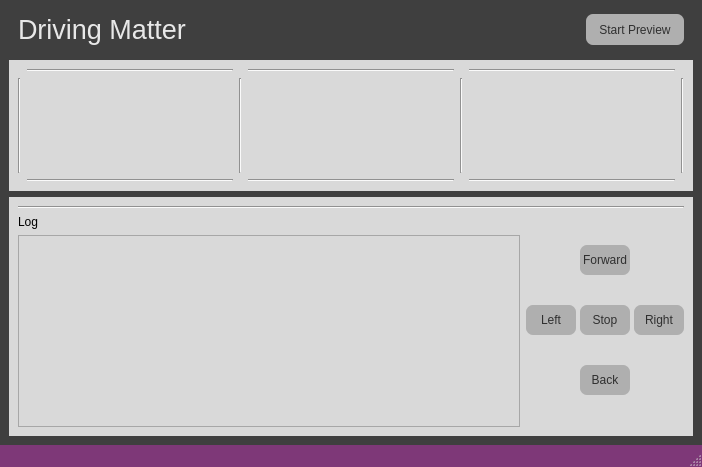
<?xml version="1.0" encoding="UTF-8"?>
<ui version="4.0">
 <class>MainWindow</class>
 <widget class="QMainWindow" name="MainWindow">
  <property name="geometry">
   <rect>
    <x>0</x>
    <y>0</y>
    <width>702</width>
    <height>467</height>
   </rect>
  </property>
  <property name="windowTitle">
   <string>MainWindow</string>
  </property>
  <property name="styleSheet">
   <string notr="true">QMainWindow{
	background-color: rgb(63, 63, 63);
	color: rgb(63, 63, 63);

}


QTableWidget{
background-color:#3d3d3d;
color:#fff;
  selection-background-color: #da532c;
border:solid;
border-width:3px;
border-color:#da532c;
}
QHeaderView::section{
background-color:qlineargradient(spread:pad, x1:0, y1:0, x2:1, y2:0, stop:0 rgba(20, 158, 217, 255), stop:1 rgba(36, 158, 217, 255));
border:none;
border-top-style:solid;
border-width:1px;
border-top-color:qlineargradient(spread:pad, x1:0, y1:0, x2:1, y2:0, stop:0 rgba(20, 158, 217, 255), stop:1 rgba(36, 158, 217, 255));
color:#fff;

}
QHeaderView{
background-color:qlineargradient(spread:pad, x1:0, y1:0, x2:1, y2:0, stop:0 rgba(20, 158, 217, 255), stop:1 rgba(36, 158, 217, 255));

border:none;
border-top-style:solid;
border-width:1px;
border-top-color:#149ED9;
color:#fff;
	font: 75 12pt &quot;Calibri&quot;;
}

QTableCornerButton::section{
border:none;
background-color:#149ED9;
}

QListWidget{
background-color:#3d3d3d;
color:#fff;
}

QMenu{
background-color:#3d3d3d;
}
QStatusBar{
background-color:#7e3878;
color:#fff;
}

QPushButton{
border-style:solid;

background-color:#3d3d3d;
color:#fff;
border-radius:7px;
}
QPushButton:hover{
color:#ccc;
	background-color: qlineargradient(spread:pad, x1:0.517, y1:0, x2:0.517, y2:1, stop:0 rgba(45, 45, 45, 255), stop:0.505682 rgba(45, 45, 45, 255), stop:1 rgba(29, 29, 29, 255));
	border-color:#2d89ef;
border-width:2px;
}

QPushButton:pressed{
background-color: qlineargradient(spread:pad, x1:0.517, y1:0, x2:0.517, y2:1, stop:0 rgba(29, 29, 29, 255), stop:0.505682 rgba(45, 45, 45, 255), stop:1 rgba(29, 29, 29, 255));
}


QTabWidget::tab{
background-color:#3d3d3d;
}

QLineEdit{
border-radius:0;
}

QProgressBar{
border-radius:0;
text-align:center;
color:#fff;
background-color:transparent;
border: 2px solid #e3a21a;
border-radius:7px;
	font: 75 12pt &quot;Open Sans&quot;;

}

QProgressBar::chunk{
background-color:#2d89ef;
width:20px;
}</string>
  </property>
  <widget class="QWidget" name="centralwidget">
   <layout class="QGridLayout" name="gridLayout">
    <item row="0" column="0">
     <widget class="QWidget" name="widget_3" native="true">
      <property name="sizePolicy">
       <sizepolicy hsizetype="Expanding" vsizetype="Fixed">
        <horstretch>0</horstretch>
        <verstretch>0</verstretch>
       </sizepolicy>
      </property>
      <property name="styleSheet">
       <string notr="true">background-color: rgb(63, 63, 63);
</string>
      </property>
      <layout class="QGridLayout" name="gridLayout_2">
       <property name="topMargin">
        <number>5</number>
       </property>
       <item row="0" column="2">
        <widget class="QPushButton" name="startButton">
         <property name="sizePolicy">
          <sizepolicy hsizetype="Fixed" vsizetype="Preferred">
           <horstretch>0</horstretch>
           <verstretch>0</verstretch>
          </sizepolicy>
         </property>
         <property name="focusPolicy">
          <enum>Qt::StrongFocus</enum>
         </property>
         <property name="styleSheet">
          <string notr="true">background-color: rgb(175, 175, 175);
selection-background-color: rgb(223, 223, 223);
color: rgb(47, 47, 47);
selection-background-color: rgb(199, 199, 199);</string>
         </property>
         <property name="text">
          <string>    Start Preview    </string>
         </property>
        </widget>
       </item>
       <item row="0" column="1">
        <spacer name="horizontalSpacer_3">
         <property name="orientation">
          <enum>Qt::Horizontal</enum>
         </property>
         <property name="sizeHint" stdset="0">
          <size>
           <width>374</width>
           <height>20</height>
          </size>
         </property>
        </spacer>
       </item>
       <item row="0" column="0">
        <widget class="QLabel" name="label">
         <property name="font">
          <font>
           <family>MS Shell Dlg 2</family>
           <pointsize>20</pointsize>
           <weight>50</weight>
           <italic>false</italic>
           <bold>false</bold>
          </font>
         </property>
         <property name="styleSheet">
          <string notr="true">color: rgb(232, 232, 232);
font: 20pt &quot;MS Shell Dlg 2&quot;;</string>
         </property>
         <property name="text">
          <string>Driving Matter</string>
         </property>
        </widget>
       </item>
      </layout>
     </widget>
    </item>
    <item row="1" column="0">
     <widget class="QWidget" name="widget_2" native="true">
      <property name="sizePolicy">
       <sizepolicy hsizetype="Expanding" vsizetype="Expanding">
        <horstretch>0</horstretch>
        <verstretch>0</verstretch>
       </sizepolicy>
      </property>
      <property name="styleSheet">
       <string notr="true">background-color: rgb(217, 217, 217);
color: rgb(217, 217, 217) !important;</string>
      </property>
      <layout class="QGridLayout" name="gridLayout_3">
       <item row="1" column="3" alignment="Qt::AlignHCenter|Qt::AlignVCenter">
        <widget class="QLabel" name="img_center">
         <property name="text">
          <string>TextLabel</string>
         </property>
        </widget>
       </item>
       <item row="1" column="5" alignment="Qt::AlignHCenter|Qt::AlignVCenter">
        <widget class="QLabel" name="img_right">
         <property name="text">
          <string>TextLabel</string>
         </property>
        </widget>
       </item>
       <item row="1" column="1" alignment="Qt::AlignHCenter|Qt::AlignVCenter">
        <widget class="QLabel" name="img_left">
         <property name="text">
          <string>TextLabel</string>
         </property>
        </widget>
       </item>
       <item row="0" column="3">
        <widget class="Line" name="line_6">
         <property name="orientation">
          <enum>Qt::Horizontal</enum>
         </property>
        </widget>
       </item>
       <item row="2" column="3">
        <widget class="Line" name="line_2">
         <property name="orientation">
          <enum>Qt::Horizontal</enum>
         </property>
        </widget>
       </item>
       <item row="2" column="5">
        <widget class="Line" name="line_4">
         <property name="orientation">
          <enum>Qt::Horizontal</enum>
         </property>
        </widget>
       </item>
       <item row="1" column="6">
        <widget class="Line" name="line_9">
         <property name="orientation">
          <enum>Qt::Vertical</enum>
         </property>
        </widget>
       </item>
       <item row="0" column="1">
        <widget class="Line" name="line_5">
         <property name="orientation">
          <enum>Qt::Horizontal</enum>
         </property>
        </widget>
       </item>
       <item row="0" column="5">
        <widget class="Line" name="line_7">
         <property name="orientation">
          <enum>Qt::Horizontal</enum>
         </property>
        </widget>
       </item>
       <item row="1" column="0">
        <widget class="Line" name="line_8">
         <property name="orientation">
          <enum>Qt::Vertical</enum>
         </property>
        </widget>
       </item>
       <item row="1" column="2">
        <widget class="Line" name="line_10">
         <property name="orientation">
          <enum>Qt::Vertical</enum>
         </property>
        </widget>
       </item>
       <item row="2" column="1">
        <widget class="Line" name="line_3">
         <property name="orientation">
          <enum>Qt::Horizontal</enum>
         </property>
        </widget>
       </item>
       <item row="1" column="4">
        <widget class="Line" name="line_11">
         <property name="orientation">
          <enum>Qt::Vertical</enum>
         </property>
        </widget>
       </item>
      </layout>
     </widget>
    </item>
    <item row="2" column="0">
     <widget class="QWidget" name="widget" native="true">
      <property name="sizePolicy">
       <sizepolicy hsizetype="Expanding" vsizetype="Expanding">
        <horstretch>0</horstretch>
        <verstretch>0</verstretch>
       </sizepolicy>
      </property>
      <property name="styleSheet">
       <string notr="true">background-color: rgb(217, 217, 217) !important;</string>
      </property>
      <layout class="QGridLayout" name="gridLayout_4">
       <item row="1" column="1">
        <layout class="QGridLayout" name="gridLayout_6">
         <property name="horizontalSpacing">
          <number>4</number>
         </property>
         <property name="verticalSpacing">
          <number>0</number>
         </property>
         <item row="2" column="1">
          <widget class="QPushButton" name="backBtn">
           <property name="sizePolicy">
            <sizepolicy hsizetype="Expanding" vsizetype="Expanding">
             <horstretch>0</horstretch>
             <verstretch>0</verstretch>
            </sizepolicy>
           </property>
           <property name="maximumSize">
            <size>
             <width>50</width>
             <height>30</height>
            </size>
           </property>
           <property name="font">
            <font>
             <pointsize>9</pointsize>
            </font>
           </property>
           <property name="styleSheet">
            <string notr="true">background-color: rgb(175, 175, 175);
color: rgb(47, 47, 47);
selection-background-color: rgb(199, 199, 199);</string>
           </property>
           <property name="text">
            <string>Back</string>
           </property>
          </widget>
         </item>
         <item row="0" column="1">
          <widget class="QPushButton" name="forwardBtn">
           <property name="sizePolicy">
            <sizepolicy hsizetype="Expanding" vsizetype="Expanding">
             <horstretch>0</horstretch>
             <verstretch>0</verstretch>
            </sizepolicy>
           </property>
           <property name="maximumSize">
            <size>
             <width>50</width>
             <height>30</height>
            </size>
           </property>
           <property name="font">
            <font>
             <pointsize>9</pointsize>
            </font>
           </property>
           <property name="focusPolicy">
            <enum>Qt::StrongFocus</enum>
           </property>
           <property name="styleSheet">
            <string notr="true">background-color: rgb(175, 175, 175);
color: rgb(47, 47, 47);
selection-background-color: rgb(199, 199, 199);</string>
           </property>
           <property name="text">
            <string>Forward</string>
           </property>
           <property name="autoDefault">
            <bool>false</bool>
           </property>
          </widget>
         </item>
         <item row="1" column="1">
          <widget class="QPushButton" name="stopBtn">
           <property name="sizePolicy">
            <sizepolicy hsizetype="Expanding" vsizetype="Fixed">
             <horstretch>6</horstretch>
             <verstretch>5</verstretch>
            </sizepolicy>
           </property>
           <property name="maximumSize">
            <size>
             <width>50</width>
             <height>30</height>
            </size>
           </property>
           <property name="font">
            <font>
             <pointsize>9</pointsize>
            </font>
           </property>
           <property name="styleSheet">
            <string notr="true">background-color: rgb(175, 175, 175);
color: rgb(47, 47, 47);
selection-background-color: rgb(199, 199, 199);</string>
           </property>
           <property name="text">
            <string>Stop</string>
           </property>
          </widget>
         </item>
         <item row="1" column="0">
          <widget class="QPushButton" name="leftBtn">
           <property name="sizePolicy">
            <sizepolicy hsizetype="Expanding" vsizetype="Fixed">
             <horstretch>0</horstretch>
             <verstretch>0</verstretch>
            </sizepolicy>
           </property>
           <property name="maximumSize">
            <size>
             <width>50</width>
             <height>30</height>
            </size>
           </property>
           <property name="font">
            <font>
             <pointsize>9</pointsize>
            </font>
           </property>
           <property name="styleSheet">
            <string notr="true">background-color: rgb(175, 175, 175);
color: rgb(47, 47, 47);
selection-background-color: rgb(199, 199, 199);</string>
           </property>
           <property name="text">
            <string>Left</string>
           </property>
          </widget>
         </item>
         <item row="1" column="2">
          <widget class="QPushButton" name="rightBtn">
           <property name="sizePolicy">
            <sizepolicy hsizetype="Expanding" vsizetype="Fixed">
             <horstretch>0</horstretch>
             <verstretch>0</verstretch>
            </sizepolicy>
           </property>
           <property name="maximumSize">
            <size>
             <width>50</width>
             <height>30</height>
            </size>
           </property>
           <property name="font">
            <font>
             <pointsize>9</pointsize>
            </font>
           </property>
           <property name="styleSheet">
            <string notr="true">background-color: rgb(175, 175, 175);
color: rgb(47, 47, 47);
selection-background-color: rgb(199, 199, 199);</string>
           </property>
           <property name="text">
            <string>Right</string>
           </property>
          </widget>
         </item>
        </layout>
       </item>
       <item row="0" column="0" colspan="2">
        <widget class="Line" name="line">
         <property name="orientation">
          <enum>Qt::Horizontal</enum>
         </property>
        </widget>
       </item>
       <item row="1" column="0">
        <layout class="QVBoxLayout" name="verticalLayout">
         <item>
          <widget class="QLabel" name="label_2">
           <property name="text">
            <string>Log</string>
           </property>
          </widget>
         </item>
         <item>
          <widget class="QPlainTextEdit" name="logdata">
           <property name="readOnly">
            <bool>true</bool>
           </property>
           <property name="plainText">
            <string/>
           </property>
          </widget>
         </item>
        </layout>
       </item>
      </layout>
     </widget>
    </item>
   </layout>
  </widget>
  <widget class="QMenuBar" name="menubar">
   <property name="geometry">
    <rect>
     <x>0</x>
     <y>0</y>
     <width>702</width>
     <height>22</height>
    </rect>
   </property>
  </widget>
  <widget class="QStatusBar" name="statusbar"/>
 </widget>
 <resources/>
 <connections/>
</ui>
